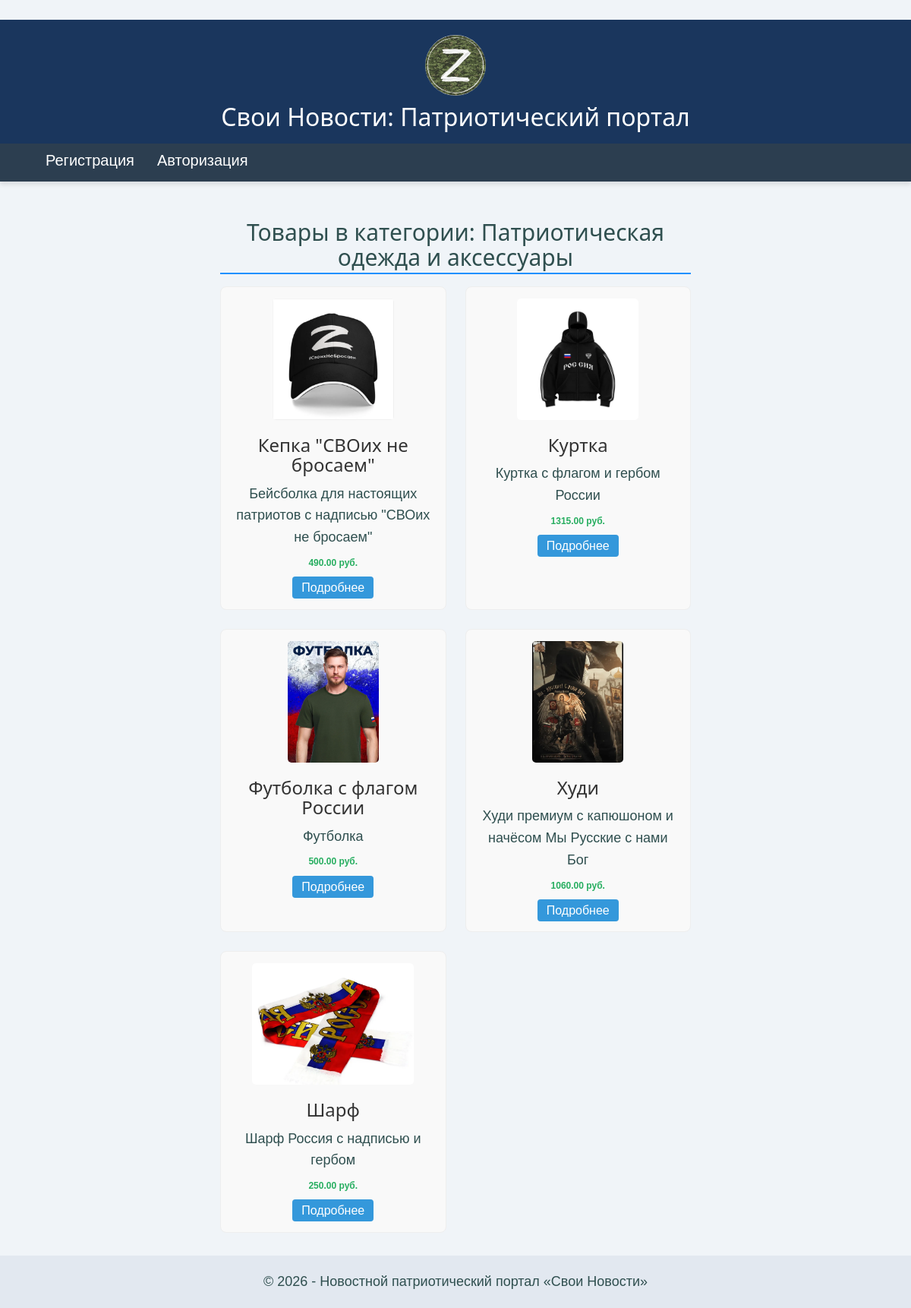
Page /category/1/ on the committed database.
### app/models.py (models this page shows, shortened)
class Element(models.Model):
    title = models.CharField(max_length=100, verbose_name="Название элемента каталога")
    description = models.TextField(verbose_name="Краткое описание элемента каталога")
    content = models.TextField(verbose_name="Полное описание элемента каталога")
    price = models.DecimalField(verbose_name="Цена элемента каталога", max_digits=8, decimal_places=2)
    image = models.FileField(default = "temp.jpg", verbose_name = "Путь к картинке элемента каталога")
    category = models.ForeignKey(Category, on_delete=models.CASCADE, verbose_name="Категория каталога")
    class Meta:
        db_table = "Elements"
        ordering = ["title"]
        verbose_name = "Элемент каталога"
        verbose_name_plural = "Элемент каталога"

### app/views.py (the view)
# urls.py: path('category/<int:parametr>/', views.category_elements, name='category_elements'),
def category_elements(request, parametr):
    category = Category.objects.get(id=parametr)
    elements = Element.objects.filter(category=category)
    return render(
        request,
        'app/category_elements.html',
        {
            'title': f'Товары в категории: {category.title}',
            'category': category,
            'elements': elements,
            'year': datetime.now().year,
        }
    )

### app/templates/app/category_elements.html
﻿{% extends "app/layout.html" %}
{% block content %}
<h2 class="page-title">{{ title }}</h2>
<div class="items-grid">
    {% for element in elements %}
    <div class="item-card">
        {% if element.image %}
        <img src="{{ element.image.url }}" alt="{{ element.title }}" class="item-image">
        {% endif %}
        <h3>{{ element.title }}</h3>
        <p class="item-short-desc">{{ element.description }}</p>
        <p class="item-price">{{ element.price }} руб.</p>
        <a href="{% url 'element' parametr=element.id %}" class="btn-detail">
            Подробнее
        </a>
    </div>
    {% endfor %}
</div>
{% endblock %}

### app/static/app/content/site.css (style rules this page uses)
﻿html, body { height: 100%; margin: 0; padding: 0; }
body { background-color: #f0f4f8; color: #333333; font-family: Arial; font-size: 16px; line-height: 1.6; min-height: 100vh; display: flex; flex-direction: column; }
a { color: dodgerblue; text-decoration: none; transition: color 0.2s ease; }
p { font-size: 18px; line-height: 1.6; color: darkslategray; }
h1, h2, h3, h4, h5, h6 { font-family: 'Segoe UI', Tahoma, Geneva, Verdana, sans-serif; }
h2.page-title, h2 { color: darkslategray; border-bottom: 2px solid dodgerblue; padding-bottom: 4px; margin-bottom: 16px; text-align: center; }
.items-grid { display: grid; grid-template-columns: repeat(auto-fill, minmax(240px, 1fr)); gap: 25px; }
.item-card { background: #f9f9f9; border-radius: 8px; padding: 15px; text-align: center; border: 1px solid #eee; }
.item-image { max-width: 100%; height: 160px; object-fit: cover; border-radius: 5px; }
.item-price { font-weight: bold; color: #27ae60; font-size: 1.2rem; margin: 10px 0; }
.btn-detail { background: #3498db; color: white; padding: 6px 12px; border-radius: 4px; text-decoration: none; }

### rows in the picture
Element: image (picture), title "Кепка \"СВОих не бросаем\"", description "Бейсболка для настоящих патриотов с надписью \"СВОих не бросаем\"", price "490.00"
Element: image (picture), title "Куртка", description "Куртка с флагом и гербом России", price "1315.00"
Element: image (picture), title "Футболка c флагом России", description "Футболка", price "500.00"
Element: image (picture), title "Худи", description "Худи премиум с капюшоном и начёсом Мы Русские с нами Бог", price "1060.00"
Element: image (picture), title "Шарф", description "Шарф Россия с надписью и гербом", price "250.00"

### other values in the picture
{{ title }} "Товары в категории: Патриотическая одежда и аксессуары"
